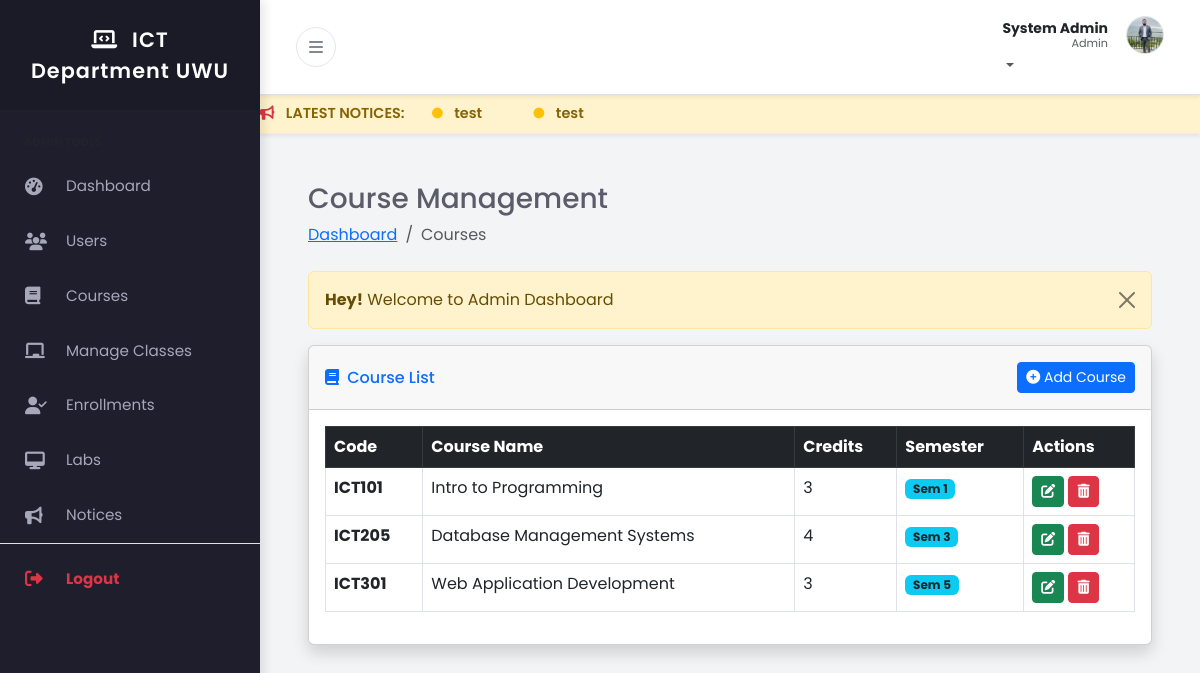
The page /admin/courses.php (signed in) on the database its author committed.
### tables this page shows
CREATE TABLE IF NOT EXISTS `users` (
  `user_id` int NOT NULL AUTO_INCREMENT,
  `full_name` varchar(100) NOT NULL,
  `email` varchar(100) NOT NULL,
  `password_hash` varchar(255) NOT NULL,
  `role` enum('admin','lecturer','student') NOT NULL,
  `phone` varchar(20) DEFAULT NULL,
  `profile_pic` varchar(255) DEFAULT 'default.png',
  `created_at` timestamp NULL DEFAULT CURRENT_TIMESTAMP,
  `theme` varchar(10) DEFAULT 'light',
  PRIMARY KEY (`user_id`),
  UNIQUE KEY `email` (`email`)
);

CREATE TABLE IF NOT EXISTS `courses` (
  `course_code` varchar(20) NOT NULL,
  `course_name` varchar(150) NOT NULL,
  `credits` int NOT NULL,
  `semester_level` int NOT NULL COMMENT 'e.g., 1 to 8',
  `description` text,
  PRIMARY KEY (`course_code`)
);

### admin/courses.php (the view, shortened to what this page needs)
<?php
include('../includes/header.php');
include('../config/db.php');
?>
<div class="container-fluid px-4">
    <h3 class="mt-4">Course Management</h3>
    <ol class="breadcrumb mb-4">
        <li class="breadcrumb-item"><a href="index.php">Dashboard</a></li>
        <li class="breadcrumb-item active">Courses</li>
    </ol>
    <?php include('../message.php'); ?>
    <div class="card shadow mb-4">
        <div class="card-header py-3 d-flex justify-content-between align-items-center">
            <h6 class="m-0 font-weight-bold text-primary"><i class="fas fa-book me-1"></i> Course List</h6>
            <button type="button" class="btn btn-primary btn-sm" data-bs-toggle="modal" data-bs-target="#addCourseModal">
                <i class="fas fa-plus-circle"></i> Add Course
            </button>
        </div>
        <div class="card-body">
            <div class="table-responsive">
                <table class="table table-bordered table-hover" id="dataTable" width="100%" cellspacing="0">
                    <thead class="table-dark">
                        <tr>
                            <th>Code</th>
                            <th>Course Name</th>
                            <th>Credits</th>
                            <th>Semester</th>
                            <th>Actions</th>
                        </tr>
                    </thead>
                    <tbody>
                        <?php
                        $query = "SELECT * FROM courses ORDER BY semester_level ASC";
                        $query_run = mysqli_query($conn, $query);
                        if(mysqli_num_rows($query_run) > 0)
                        {
                            foreach($query_run as $row)
                            {
                                ?>
                                <tr>
                                    <td><strong><?= $row['course_code']; ?></strong></td>
                                    <td><?= $row['course_name']; ?></td>
                                    <td><?= $row['credits']; ?></td>
                                    <td><span class="badge bg-info text-dark">Sem <?= $row['semester_level']; ?></span></td>
                                    <td>
                                        <a href="course_edit.php?code=<?= $row['course_code']; ?>" class="btn btn-success btn-sm"><i class="fas fa-edit"></i></a>
                                        <form action="code.php" method="POST" class="d-inline" onsubmit="return confirm('Are you sure? This might delete related classes!');">
                                            <button type="submit" name="delete_course_btn" class="btn btn-danger btn-sm"><i class="fas fa-trash-alt"></i></button>
                                        </form>
                                    </td>
                                </tr>
                                <?php
                            }
                        }
                        else
                        {
                            echo "<tr><td colspan='5' class='text-center'>No Courses Found</td></tr>";
                        }
                        ?>
                    </tbody>
                </table>
            </div>
        </div>
    </div>
</div>
<?php include('../includes/footer.php'); ?>

### includes/header.php (shortened to what this page needs)
<?php
include_once('../config/db.php');
$role = $_SESSION['auth_role'];
$user_id = $_SESSION['auth_user']['user_id'];
$header_query = "SELECT full_name, profile_pic, theme FROM users WHERE user_id='$user_id' LIMIT 1";
$header_query_run = mysqli_query($conn, $header_query);
$user_row = mysqli_fetch_array($header_query_run);
$user_name = $user_row['full_name'];
$profile_pic = $user_row['profile_pic'];
$user_theme = isset($user_row['theme']) ? $user_row['theme'] : 'light';
$initials = strtoupper(substr($user_name, 0, 1));
?>
<!DOCTYPE html>
<html lang="en">
<head>
    <link href="https://cdn.jsdelivr.net/npm/bootstrap@5.3.0/dist/css/bootstrap.min.css" rel="stylesheet">
    <link rel="stylesheet" href="https://cdnjs.cloudflare.com/ajax/libs/font-awesome/6.4.0/css/all.min.css">
    <link href="../assets/css/style.css" rel="stylesheet">
</head>
<body class="<?= ($user_theme == 'dark') ? 'dark-mode' : ''; ?>">
<div class="d-flex" id="wrapper">
    <div id="sidebar-wrapper">
        <div class="sidebar-heading">
            <i class="fas fa-laptop-code me-2"></i> ICT Department UWU
        </div>
        <div class="list-group list-group-flush mt-3">
            <?php if($role == 'admin') : ?>
                <div class="small text-uppercase fw-bold text-muted px-4 mb-2 mt-2" style="font-size:0.7rem;">Admin Tools</div>
                <a href="../admin/index.php" class="list-group-item list-group-item-action"><i class="fas fa-tachometer-alt me-3"></i> Dashboard</a>
                <a href="../admin/users.php" class="list-group-item list-group-item-action"><i class="fas fa-users me-3"></i> Users</a>
                <a href="../admin/courses.php" class="list-group-item list-group-item-action"><i class="fas fa-book me-3"></i> Courses</a>
                <a href="../admin/classes.php" class="list-group-item list-group-item-action"><i class="fas fa-chalkboard me-3"></i> Manage Classes</a>
                <a href="../admin/enrollments.php" class="list-group-item list-group-item-action"><i class="fas fa-user-check me-3"></i> Enrollments</a>
                <a href="../admin/labs.php" class="list-group-item list-group-item-action"><i class="fas fa-desktop me-3"></i> Labs</a>
                <a href="../admin/notices.php" class="list-group-item list-group-item-action"><i class="fas fa-bullhorn me-3"></i> Notices</a>
                <?php endif; ?>
            <div class="mt-auto mb-4 border-top pt-2">
                <a href="../logout.php" class="list-group-item list-group-item-action text-danger fw-bold">
                    <i class="fas fa-sign-out-alt me-3"></i> Logout
                </a>
            </div>
        </div>
    </div>
    <div id="page-content-wrapper">
        <nav class="navbar navbar-expand-lg border-bottom bg-white shadow-sm">
            <div class="container-fluid">
                <button class="btn btn-toggle" id="sidebarToggle">
                    <i class="fas fa-bars"></i>
                </button>
                <ul class="navbar-nav ms-auto mt-2 mt-lg-0">
                    <li class="nav-item dropdown">
                        <a class="nav-link dropdown-toggle p-0" href="#" id="navbarDropdown" role="button" data-bs-toggle="dropdown" aria-haspopup="true" aria-expanded="false">
                            <div class="user-profile-box d-flex align-items-center">
                                <div class="text-end d-none d-sm-block me-2" style="line-height: 1.2;">
                                    <span class="d-block fw-bold text-dark small"><?= $user_name; ?></span>
                                    <span class="d-block text-muted" style="font-size: 0.7rem;"><?= ucfirst($role); ?></span>
                                </div>
                                <?php if($profile_pic != 'default.png' && $profile_pic != ''): ?>
                                    <img src="../uploads/profile/<?= $profile_pic; ?>" class="rounded-circle border" style="width:38px; height:38px; object-fit:cover;">
                                <?php else: ?>
                                    <div class="user-avatar bg-primary text-white rounded-circle d-flex justify-content-center align-items-center fw-bold shadow-sm" style="width:38px; height:38px;">
                                        <?= $initials; ?>
                                    </div>
                                <?php endif; ?>
                            </div>
                        </a>
                    </li>
                </ul>
            </div>
        </nav>
        <?php
        $marquee_query = "SELECT title FROM notices ORDER BY id DESC LIMIT 5";
        $marquee_run = mysqli_query($conn, $marquee_query);
        if(mysqli_num_rows($marquee_run) > 0) {
            echo '<div class="notice-marquee shadow-sm">';
            echo '<marquee behavior="scroll" direction="left" onmouseover="this.stop();" onmouseout="this.start();">';
            echo '<i class="fas fa-bullhorn me-2 text-danger"></i> LATEST NOTICES: ';
            while($m_row = mysqli_fetch_array($marquee_run)) {
                echo '<span class="mx-4"> <i class="fas fa-circle fa-xs text-warning me-2"></i> ' . $m_row['title'] . '</span>';
            }
            echo '</marquee>';
            echo '</div>';
        }
        ?>
        <div class="container-fluid px-4 py-4">

### message.php (shortened to what this page needs)
<?php
if (isset($_SESSION['message'])) {
?>
    <div class="alert alert-warning alert-dismissible fade show" role="alert">
        <strong>Hey!</strong> <?= $_SESSION['message']; ?>
        <button type="button" class="btn-close" data-bs-dismiss="alert" aria-label="Close"></button>
    </div>
<?php
}
?>

### includes/footer.php (shortened to what this page needs)
</div>
    </div>
</div>
</body>
</html>

### assets/css/style.css (style rules this page uses)
:root { --primary-color: #4e73df; --secondary-color: #858796; --body-bg: #f3f4f6; --text-color: #5a5c69; --sidebar-bg: #1e1e2d; --sidebar-text: #a6a7b9; --sidebar-text-hover: #ffffff; --sidebar-active-bg: #2b2b40; --navbar-bg: #ffffff; --card-bg: #ffffff; --shadow-sm: 0 0.125rem 0.25rem rgba(0, 0, 0, 0.075); --shadow-md: 0 4px 6px -1px rgba(0, 0, 0, 0.1), 0 2px 4px -1px rgba(0, 0, 0, 0.06); }
body { font-family: "Poppins", sans-serif; background-color: var(--body-bg); color: var(--text-color); overflow-x: hidden; }
#wrapper { display: flex; width: 100%; align-items: stretch; transition: all 0.3s ease-in-out; }
#sidebar-wrapper { min-width: 260px; max-width: 260px; min-height: 100vh; background-color: var(--sidebar-bg); color: var(--sidebar-text); transition: margin 0.3s ease-in-out; box-shadow: 4px 0 10px rgba(0, 0, 0, 0.1); z-index: 1000; }
.sidebar-heading { padding: 1.5rem; font-size: 1.3rem; font-weight: 600; text-align: center; color: #fff; background: rgba(0, 0, 0, 0.1); letter-spacing: 1px; }
.list-group-item { background-color: transparent; color: var(--sidebar-text); border: none; padding: 16px 25px; font-weight: 400; transition: all 0.2s; font-size: 0.95rem; display: flex; align-items: center; }
.list-group-item i { width: 25px; font-size: 1.1rem; }
#page-content-wrapper { width: 100%; transition: all 0.3s ease; }
.navbar { background-color: var(--navbar-bg) !important; box-shadow: var(--shadow-sm); padding: 1rem 1.5rem; }
.btn-toggle { background: transparent; border: 1px solid #e3e6f0; color: var(--secondary-color); border-radius: 50%; width: 40px; height: 40px; display: flex; align-items: center; justify-content: center; transition: all 0.2s; }
.user-profile-box { display: flex; align-items: center; gap: 10px; cursor: pointer; }
@media (min-width: 768px) { #sidebar-wrapper { margin-left: 0; } }
.notice-marquee { background: #fff3cd; color: #856404; padding: 8px 0; font-weight: 600; font-size: 0.9rem; border-bottom: 1px solid #ffeeba; white-space: nowrap; overflow: hidden; }

### rows shown on the page
users: full_name "System Admin", profile_pic (picture)
courses: course_code "ICT101", course_name "Intro to Programming", credits "3", semester_level "1"
courses: course_code "ICT205", course_name "Database Management Systems", credits "4", semester_level "3"
courses: course_code "ICT301", course_name "Web Application Development", credits "3", semester_level "5"

### other values the page prints
$role "Admin"
$m_row['title'] "test"
$_SESSION['message'] "Welcome to Admin Dashboard"
